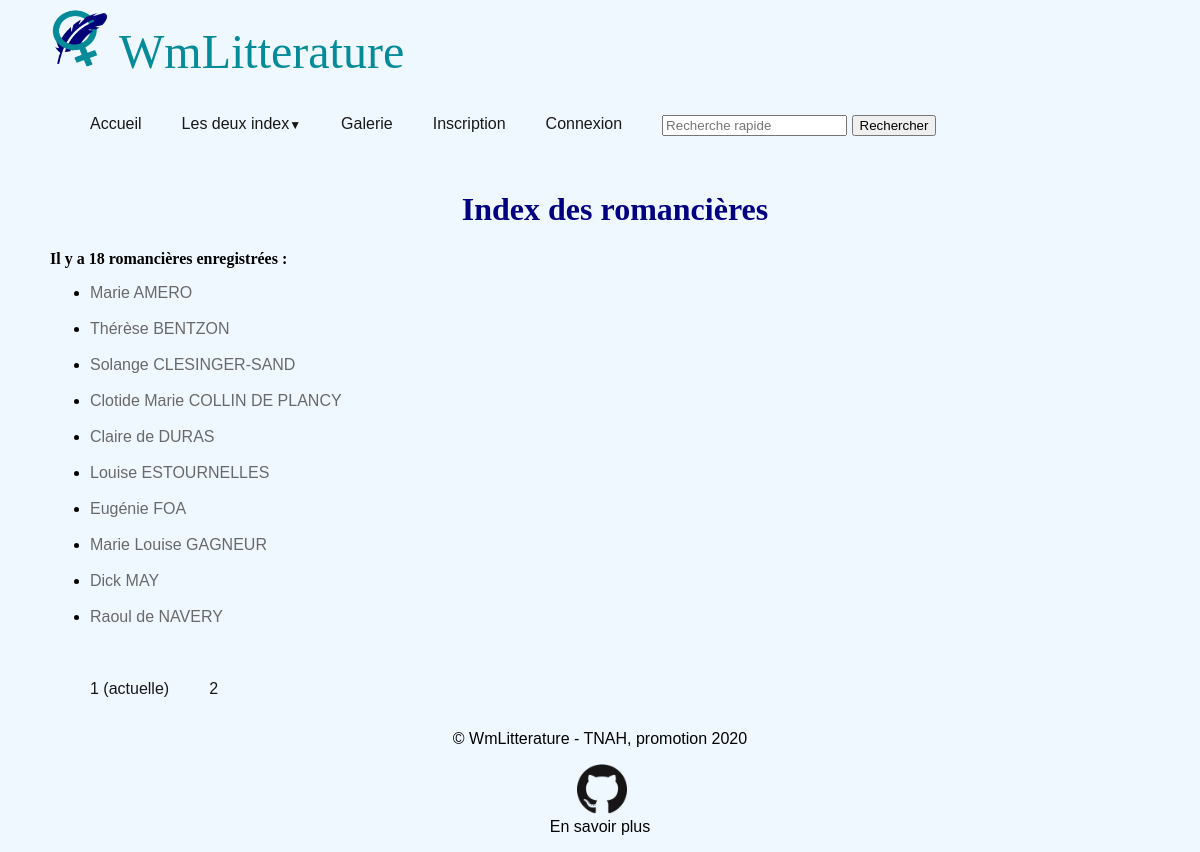
The app's page /index_romanciere with its own data.
### app/modeles/donnees.py (models this page shows, shortened)
class Femme_de_lettres(db.Model):
    id_femme = db.Column(db.Integer, unique=True, nullable=False, primary_key=True, autoincrement=True)
    nom_naissance = db.Column(db.Text)
    prenom_naissance = db.Column(db.Text)
    nom_auteur = db.Column(db.Text)
    prenom_auteur = db.Column(db.Text)
    date_naissance = db.Column(db.Text)
    lieu_naissance = db.Column(db.Text)
    date_mort = db.Column(db.Text)
    lieu_mort = db.Column(db.Text)
    pseudonyme = db.Column(db.Text)
    oeuvres = db.relationship('Oeuvres_principales', backref='romanciere', cascade='all, delete, delete-orphan')
    portraits = db.relationship('Portrait', backref='romanciere', cascade='all, delete, delete-orphan')
    authorships_femme_de_lettres = db.relationship("Authorship_femme_de_lettres", back_populates='femme_de_lettres_femme_de_lettres')

### app/routes/routes.py (the view)
@app.route("/index_romanciere")
def index_romanciere() :
    titre="index_romanciere"
    romancieres = Femme_de_lettres.query.all()
    if len(romancieres) == 0:
        return render_template("pages/index_romanciere.html", romanciere=romanciere, titre=titre)
    else :
        page = request.args.get("page", 1)
        if isinstance(page, str) and page.isdigit():
            page = int(page)
        else:
            page = 1
    romancieres = Femme_de_lettres.query.order_by(Femme_de_lettres.nom_auteur
            ).paginate(page=page, per_page=resultats_par_page)
    return render_template("pages/index_romanciere.html", nom="WmLitterature", romancieres=romancieres, titre=titre)

### app/templates/pages/index_romanciere.html (shortened to what this page needs)
{% extends "conteneur.html" %}
{% block corps %}
    <header>
        <h1 id="titre1">Index des romancières</h1>
    </header>
    {% if romancieres %}
    <h2 id="titre2">Il y a {{romancieres.total}} romancières enregistrées :</h2>
    	<ul>
    	   {% for romanciere in romancieres.items %}
            <li><a href="{{url_for('romanciere', id_femme=romanciere.id_femme)}}"> {% if not romanciere.prenom_auteur %}{% else %}{{romanciere.prenom_auteur}}{% endif %} {{romanciere.nom_auteur}}</a></li><br/>
            {% endfor %}
        </ul>
        <nav>
            <ul>
                {% for page in romancieres.iter_pages() %}
                {% if page %}
                    {% if page != romancieres.page %}
                    <li>
                        <a href="{{ url_for('index_romanciere', page=page) }}">{{page}}</a>
                    </li>
                    {% else %}
                    <li>
                        <a>{{page}} <span>(actuelle)</span></a>
                    </li>
                    {% endif %}
            {% else %}
                <li>
                  <a>...</a>
                </li>
            {% endif %}
        {% endfor %}
      </ul>
    </nav>
    {% else %}
    <div>
    	<p>La base de données est en cours de constitution.</p>
    </div>
    {% endif %}
{% endblock %}

### app/templates/conteneur.html (shortened to what this page needs)
<!DOCTYPE html>
<html lang="fr">
    <head>
        <link rel="stylesheet" href="/static/css/css.css" />
    </head>
    <body>
        <div id="bloc_page">
            <header id="header_conteneur">
                <nav>
                    <div id="titre_principal">
                        <div id="logo">
                            <a href="{{url_for('accueil')}}"><img  src="{{ url_for('static', filename='images/logo.png')}}" height="100" width="200"/></a>
                            <h1 id="h1_conteneur">WmLitterature</h1>
                        </div>
                    </div>
                    <ul>
                        <li>
                            <a href="{{url_for('accueil')}}">Accueil</a>
                        </li>
                        <li class="deroulant"><a>Les deux index</a>
                        </li>
                        <li>
                            <a href="{{url_for('portrait')}}">Galerie</a>
                        </li>
                        {% if not current_user.is_authenticated %}
                        <li>
                            <a href="{{url_for('inscription')}}">Inscription</a>
                        </li>
                        <li>
                            <a href="{{url_for('connexion')}}">Connexion</a>
                        </li>
                        {% endif %}
                        <li>
                            <form action="{{url_for('recherche')}}" method="GET">
                                <input name="keyword" type="search" placeholder="Recherche rapide" aria-label="Recherche">
                                <button type="submit">Rechercher</button>
                            </form>
                        </li>
                    </ul>
                </nav>
            </header>
            <div class="container">
            <br/>
            <div class="row">
                <div class="col">
                {% block corps %}{% endblock %}
                </div>
            </div>
        </div>
        </div>
    </body>
<footer>
  <div style="text-align:center;">
      <p>© WmLitterature - TNAH, promotion 2020</p>
    <figure>
        <a href="https://github.com/agathefloderer/Wmlitterature"><img  src="{{ url_for('static', filename='images/logo_github.png')}}" width="50" title="Le github de l'application"></a>
        <figcaption>En savoir plus</figcaption>
    </figure>
  </div>
</footer>
</html>

### app/static/css/css.css (style rules this page uses)
body { font-family: Arial, sans-serif; background-color: #F0F8FF; }
#bloc_page { width: 1100px; margin: auto; }
.container { width: 100%; padding-right: 15px; padding-left: 15px; margin-right: auto; margin-left: auto; }
#header_conteneur { display: flex; justify-content: space-between; align-items: flex-end; }
#titre_principal { display: flex; flex-direction: column; color:#048b9a; }
#logo { display: flex; flex-direction: row; align-items: baseline; }
#logo img { width: 59px; height: 60px; }
#h1_conteneur { font-family: serif; font-size: 3em; font-weight: normal; margin: 0 0 0 10px; }
#titre1 { font-family: serif; font-size: 2em; color:#000080; text-align: center; }
#titre2 { font-family: serif; font-size: 1em; }
a { text-decoration: none; color: #696969; }
nav ul { list-style-type: none; display: flex; }
nav li { margin-right: 40px; margin-top: 20px; position: relative; }
nav a { font-size: 1em; color: #181818; padding-bottom: 3px; text-decoration: none; }
.deroulant > a::after { content:"▼"; font-size: 12px; }
.row { display: -ms-flexbox; display: flex; -ms-flex-wrap: wrap; flex-wrap: wrap; margin-right: -15px; margin-left: -15px; }
.col { -ms-flex-preferred-size: 0; flex-basis: 0; -ms-flex-positive: 1; flex-grow: 1; max-width: 100%; }

### records on screen
Femme_de_lettres: prenom_auteur "Marie", nom_auteur "AMERO"
Femme_de_lettres: prenom_auteur "Thérèse", nom_auteur "BENTZON"
Femme_de_lettres: prenom_auteur "Solange", nom_auteur "CLESINGER-SAND"
Femme_de_lettres: prenom_auteur "Clotide Marie", nom_auteur "COLLIN DE PLANCY"
Femme_de_lettres: prenom_auteur "Claire de", nom_auteur "DURAS"
Femme_de_lettres: prenom_auteur "Louise", nom_auteur "ESTOURNELLES"
Femme_de_lettres: prenom_auteur "Eugénie", nom_auteur "FOA"
Femme_de_lettres: prenom_auteur "Marie Louise", nom_auteur "GAGNEUR"
Femme_de_lettres: prenom_auteur "Dick", nom_auteur "MAY"
Femme_de_lettres: prenom_auteur "Raoul de", nom_auteur "NAVERY"

### other values on screen
{{ romancieres.total }} "18"
{{ page }} "1"
{{ page }} "2"
